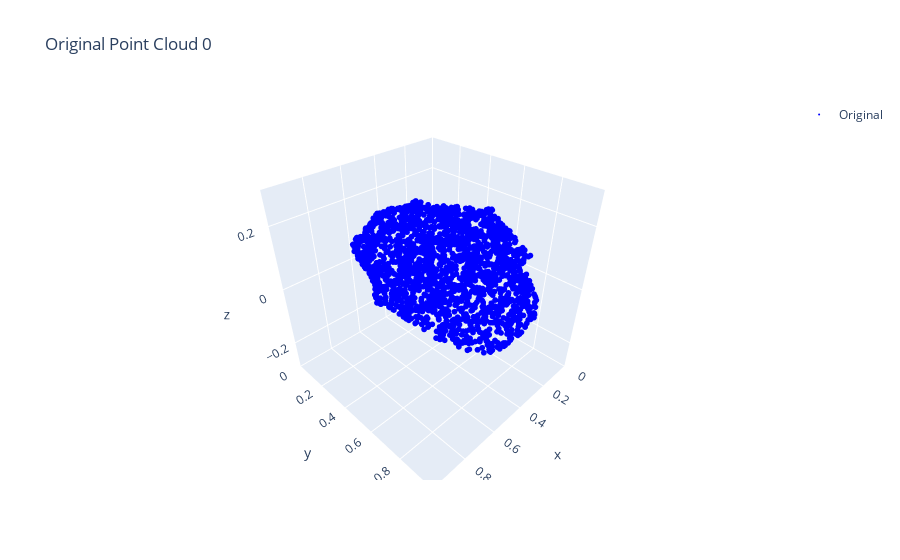
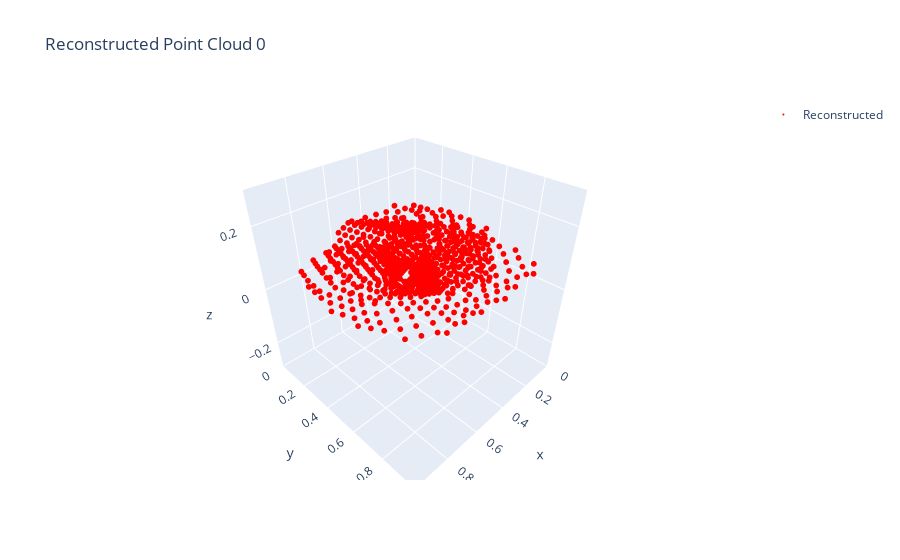
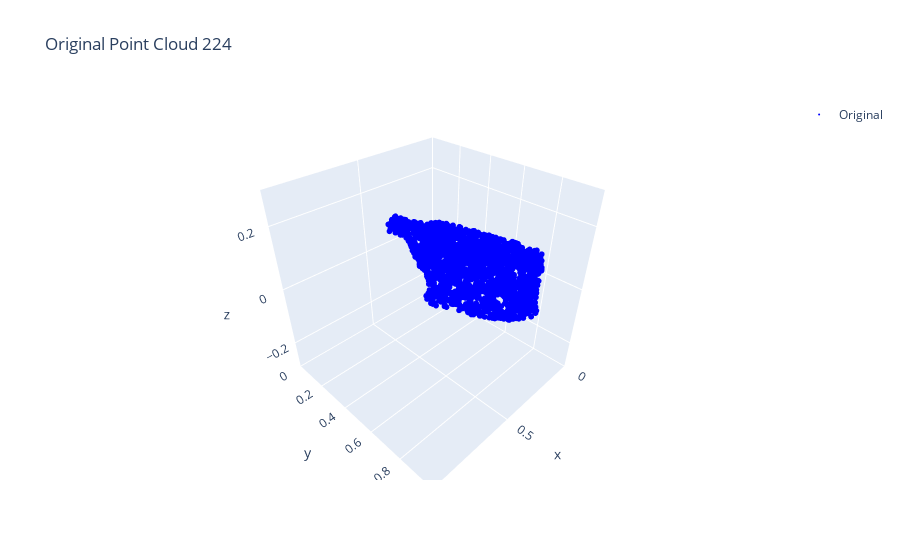
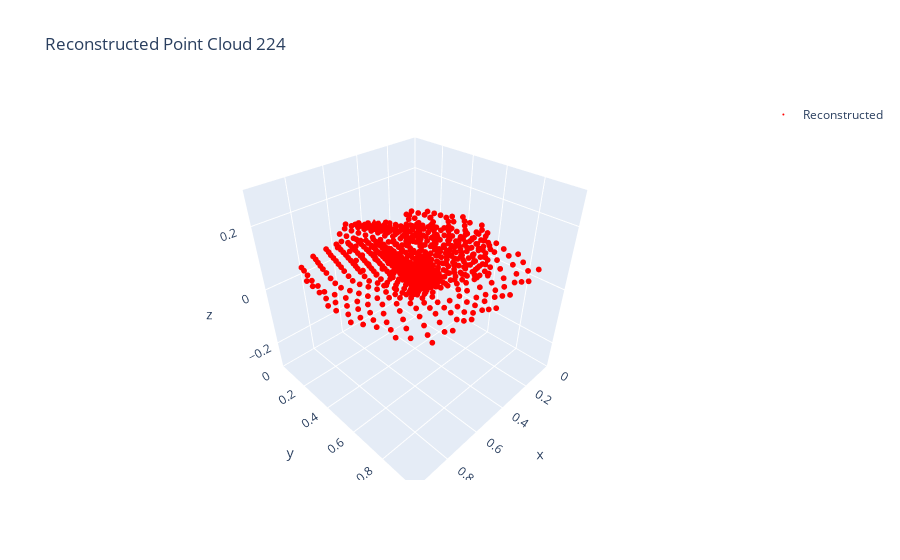

Notebook source saved alongside these figures, in order:
### Code cell
import plotly.graph_objs as go
import ipywidgets as widgets

def plot_point_clouds(index):
    original = all_pointclouds_np[index]
    reconstructed = all_reconstructed_np[index]
    
    fig_original = go.Figure()
    fig_reconstructed = go.Figure()
    
    # Original point cloud
    fig_original.add_trace(go.Scatter3d(
        x=original[:, 2], y=original[:, 1], z=original[:, 0],
        mode='markers',
        marker=dict(size=2, color='blue'),
        name='Original'
    ))
    
    # Reconstructed point cloud
    fig_reconstructed.add_trace(go.Scatter3d(
        x=reconstructed[:, 2], y=reconstructed[:, 1], z=reconstructed[:, 0],
        mode='markers',
        marker=dict(size=2, color='red'),
        name='Reconstructed'
    ))
    
    # Set axis range for both plots
    fig_original.update_layout(
        title=f'Original Point Cloud {index}',
        showlegend=True,
        scene=dict(
            xaxis=dict(range=[0, 1]),
            yaxis=dict(range=[0, 1]),
            zaxis=dict(range=[-0.3, 0.3])
        )
    )
    fig_reconstructed.update_layout(
        title=f'Reconstructed Point Cloud {index}',
        showlegend=True,
        scene=dict(
            xaxis=dict(range=[0, 1]),
            yaxis=dict(range=[0, 1]),
            zaxis=dict(range=[-0.3, 0.3])
        )
    )
    
    fig_original.show()
    fig_reconstructed.show()

# Create an interactive widget
index_slider = widgets.IntSlider(min=0, max=len(all_pointclouds_np) - 1, step=1, description='Index')
widgets.interactive(plot_point_clouds, index=index_slider)

# Display the widget
display(index_slider)

### Figure 1 — Plotly figure (JSON) as saved in the notebook; plotly's stock layout.template omitted (floating-point values rounded to 4 significant figures; data arrays with more than 128 entries replaced by an {"elided": "..."} marker saying what was removed)
{"data": [{"marker": {"color": "blue", "size": 2}, "mode": "markers", "name": "Original", "type": "scatter3d", "x": {"elided": "2048 float values"}, "y": {"elided": "2048 float values"}, "z": {"elided": "2048 float values"}}], "layout": {"scene": {"xaxis": {"range": [0, 1]}, "yaxis": {"range": [0, 1]}, "zaxis": {"range": [-0.3, 0.3]}}, "showlegend": true, "title": {"text": "Original Point Cloud 0"}}}

### Figure 2 — Plotly figure (JSON) as saved in the notebook; plotly's stock layout.template omitted (floating-point values rounded to 4 significant figures; data arrays with more than 128 entries replaced by an {"elided": "..."} marker saying what was removed)
{"data": [{"marker": {"color": "red", "size": 2}, "mode": "markers", "name": "Reconstructed", "type": "scatter3d", "x": {"elided": "2048 float values"}, "y": {"elided": "2048 float values"}, "z": {"elided": "2048 float values"}}], "layout": {"scene": {"xaxis": {"range": [0, 1]}, "yaxis": {"range": [0, 1]}, "zaxis": {"range": [-0.3, 0.3]}}, "showlegend": true, "title": {"text": "Reconstructed Point Cloud 0"}}}

### Figure 3 — Plotly figure (JSON) as saved in the notebook; plotly's stock layout.template omitted (floating-point values rounded to 4 significant figures; data arrays with more than 128 entries replaced by an {"elided": "..."} marker saying what was removed)
{"data": [{"marker": {"color": "blue", "size": 2}, "mode": "markers", "name": "Original", "type": "scatter3d", "x": {"elided": "2048 float values"}, "y": {"elided": "2048 float values"}, "z": {"elided": "2048 float values"}}], "layout": {"scene": {"xaxis": {"range": [0, 1]}, "yaxis": {"range": [0, 1]}, "zaxis": {"range": [-0.3, 0.3]}}, "showlegend": true, "title": {"text": "Original Point Cloud 224"}}}

### Figure 4 — Plotly figure (JSON) as saved in the notebook; plotly's stock layout.template omitted (floating-point values rounded to 4 significant figures; data arrays with more than 128 entries replaced by an {"elided": "..."} marker saying what was removed)
{"data": [{"marker": {"color": "red", "size": 2}, "mode": "markers", "name": "Reconstructed", "type": "scatter3d", "x": {"elided": "2048 float values"}, "y": {"elided": "2048 float values"}, "z": {"elided": "2048 float values"}}], "layout": {"scene": {"xaxis": {"range": [0, 1]}, "yaxis": {"range": [0, 1]}, "zaxis": {"range": [-0.3, 0.3]}}, "showlegend": true, "title": {"text": "Reconstructed Point Cloud 224"}}}
